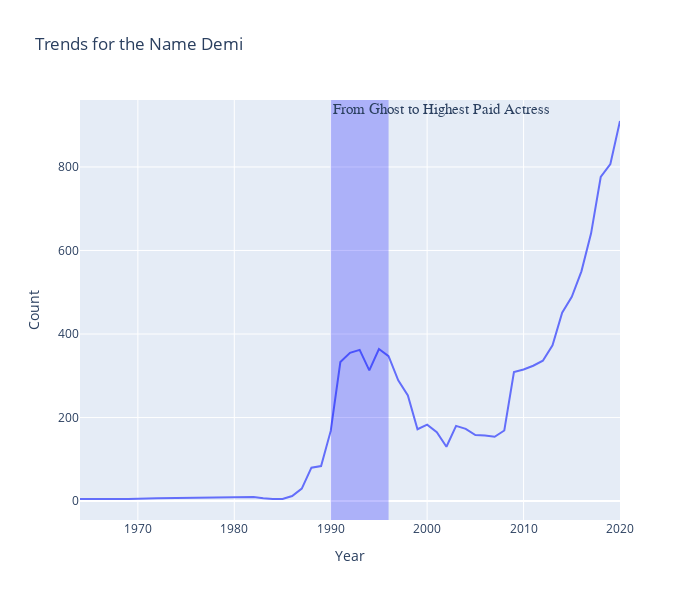

The notebook cell this image was saved under:
### Code cell
df_demi = females[females["name"]=="Demi"]
fig = px.line(df_demi["1920":"2020"], x=df_demi["1920":"2020"].index, y="count", title = "Trends for the Name Demi")
fig.add_vrect(x0="1990", x1="1996", annotation_text="From Ghost to Highest Paid Actress", annotation_position="top left",
              annotation=dict(font_size=15, font_family="Times New Roman"),
              fillcolor="blue", opacity=0.25, line_width=0)
fig.update_layout(width = 700, height=600, xaxis = dict(title = 'Year', showticklabels=True), yaxis=dict(title="Count" , showticklabels=True))

### Figure 1 — Plotly figure (JSON) as saved in the notebook; plotly's stock layout.template omitted (floating-point values rounded to 4 significant figures)
{"data": [{"hovertemplate": "x=%{x}<br>count=%{y}<extra></extra>", "legendgroup": "", "line": {"color": "#636efa", "dash": "solid"}, "marker": {"symbol": "circle"}, "mode": "lines", "name": "", "orientation": "v", "showlegend": false, "type": "scatter", "x": ["1964-01-01T00:00:00", "1969-01-01T00:00:00", "1972-01-01T00:00:00", "1982-01-01T00:00:00", "1983-01-01T00:00:00", "1984-01-01T00:00:00", "1985-01-01T00:00:00", "1986-01-01T00:00:00", "1987-01-01T00:00:00", "1988-01-01T00:00:00", "1989-01-01T00:00:00", "1990-01-01T00:00:00", "1991-01-01T00:00:00", "1992-01-01T00:00:00", "1993-01-01T00:00:00", "1994-01-01T00:00:00", "1995-01-01T00:00:00", "1996-01-01T00:00:00", "1997-01-01T00:00:00", "1998-01-01T00:00:00", "1999-01-01T00:00:00", "2000-01-01T00:00:00", "2001-01-01T00:00:00", "2002-01-01T00:00:00", "2003-01-01T00:00:00", "2004-01-01T00:00:00", "2005-01-01T00:00:00", "2006-01-01T00:00:00", "2007-01-01T00:00:00", "2008-01-01T00:00:00", "2009-01-01T00:00:00", "2010-01-01T00:00:00", "2011-01-01T00:00:00", "2012-01-01T00:00:00", "2013-01-01T00:00:00", "2014-01-01T00:00:00", "2015-01-01T00:00:00", "2016-01-01T00:00:00", "2017-01-01T00:00:00", "2018-01-01T00:00:00", "2019-01-01T00:00:00", "2020-01-01T00:00:00"], "xaxis": "x", "y": [5, 5, 7, 10, 7, 5, 5, 12, 30, 80, 84, 168, 333, 355, 362, 313, 364, 347, 289, 253, 172, 183, 165, 130, 180, 173, 158, 157, 154, 169, 309, 315, 324, 336, 373, 451, 489, 550, 641, 776, 807, 910], "yaxis": "y"}], "layout": {"annotations": [{"font": {"family": "Times New Roman", "size": 15}, "showarrow": false, "text": "From Ghost to Highest Paid Actress", "x": "1990", "xanchor": "left", "xref": "x", "y": 1, "yanchor": "top", "yref": "y domain"}], "height": 600, "legend": {"tracegroupgap": 0}, "shapes": [{"fillcolor": "blue", "line": {"width": 0}, "opacity": 0.25, "type": "rect", "x0": "1990", "x1": "1996", "xref": "x", "y0": 0, "y1": 1, "yref": "y domain"}], "title": {"text": "Trends for the Name Demi"}, "width": 700, "xaxis": {"anchor": "y", "domain": [0, 1], "showticklabels": true, "title": {"text": "Year"}}, "yaxis": {"anchor": "x", "domain": [0, 1], "showticklabels": true, "title": {"text": "Count"}}}}
